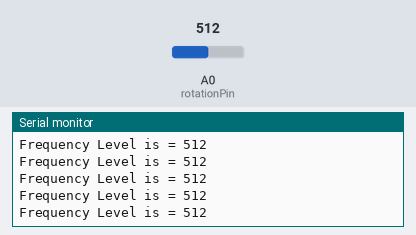
A sketch run on a simulated Arduino Uno, built with avr-gcc and run on an emulated ATmega328P. Parts: the last lines printed to the serial monitor. The inputs (shaded band) are chosen by the test bench; at power-on: A0 (rotationPin) = 512.

Above: at 5.9 s.
6.0 s: A0 (rotationPin) set to 8
At 7.1 s:
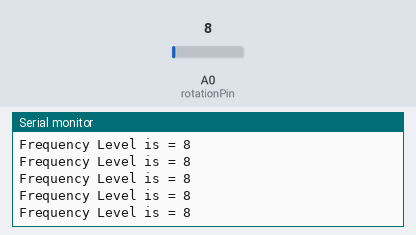
10.1 s: A0 (rotationPin) set to 11
At 11.1 s:
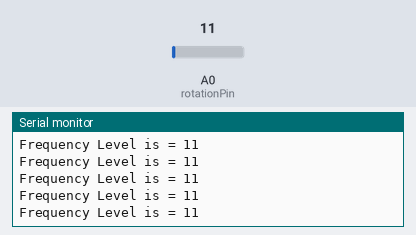
Timing chart, 0 to 13.1 s (numbered marks = the images above; inputs shaded):
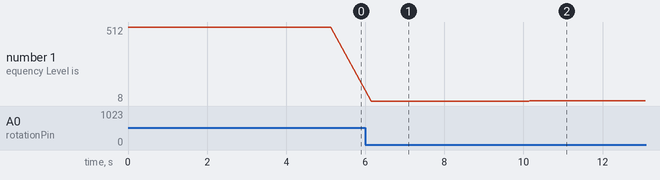

The sketch:

Lab003L3.ino
```cpp
/*
Name:		Lab003L3.ino
Created:	5/30/2018 4:32:10 PM
Author:	chris dyck
Description: This program will read the data from the rotation sensor and display the result to the serial monitor.

*/

int LED1 = 9; //LED 1 Red
int LED2 = 10; //LED 2 Green
int LED3 = 11; //LED 3 Blue

int rotationPin = A0; //The rotation sensor is plugged into pin A0 of the Arduino.
int data = 0;           //Used to store data from sensor.
int delayTime = 1000;
int currentLed = LED1;

void setup() { //The Setup function runs once.
	Serial.begin(9600); //This will enable the Arduino to send data to the Serial monitor.
}

void loop() { //The loop function runs forever
	delayTime = Read();
	Blink();

	currentLed++; //Increment the LED
	if (currentLed > LED3) {
		currentLed = LED1; //Reset to first LED
	}
}

void Blink() {
	digitalWrite(currentLed, HIGH);
	delay(delayTime);           //Wait 1 second (1000mS) before running again.
	digitalWrite(currentLed, LOW);
	delay(delayTime);           //Wait 1 second (1000mS) before running again.
}

int Read() {
	int value = analogRead(rotationPin);  //Read the value from the light sensor and store it in the lightData variable.
	Serial.print("Frequency Level is = ");
	Serial.println(value);  //Print the data to the serial port.
	return(value);
}
```

Measured:
- after the input at 6.0 s, the serial monitor: prints a new line after 0.15 s (image 1)
- after the input at 10.1 s, the serial monitor: prints a new line after 0.07 s (image 2)
- plotted number 1: 512 → 8 after the input at 6.0 s, 8 → 11 after the input at 10.1 s
